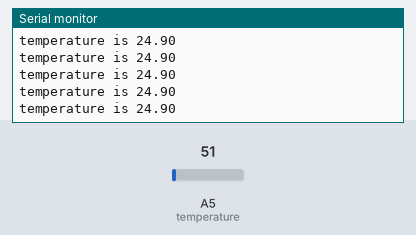
Recording of a sketch running on a simulated Arduino Uno, built with avr-gcc and run on an emulated ATmega328P. Shown: the last lines printed to the serial monitor. The test bench sets the inputs (shaded band); at power-on: A5 (temperature) = 51.

Above: at 1.2 s.
1.3 s: A5 (temperature) set to 22
At 2.1 s:
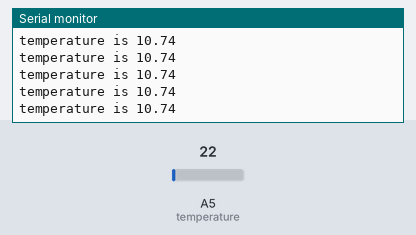
2.8 s: A5 (temperature) set to 18
At 3.9 s:
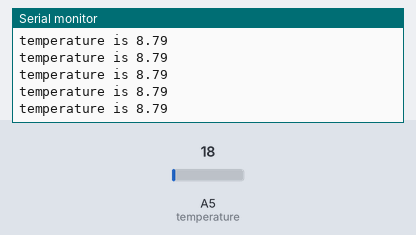
Timing chart, 0 to 5.8 s (numbered marks = the images above; inputs shaded):
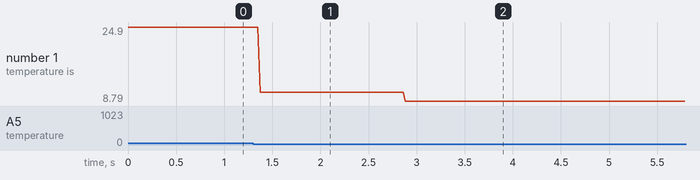

Measured:
- after the input at 1.3 s, the serial monitor: prints a new line after 0.07 s (image 1)
- after the input at 2.8 s, the serial monitor: prints a new line after 0.08 s (image 2)
- plotted number 1: 24.9 → 10.74 after the input at 1.3 s, 10.74 → 8.79 after the input at 2.8 s

The sketch:

lm35_temperature.ino
```cpp
int temperature=A5;
int state=0;
float voltage=0;
float temp_c=0;
float temp_f=0;
void setup() {
  // put your setup code here, to run once:
pinMode(temperature, INPUT);
Serial.begin(9600);
}

void loop() {
  // put your main code here, to run repeatedly:
state=analogRead(temperature);
voltage=state*(5.0/1024.0);
temp_c=voltage*100;

Serial.print("temperature is ");
Serial.println(temp_c);


}
```
